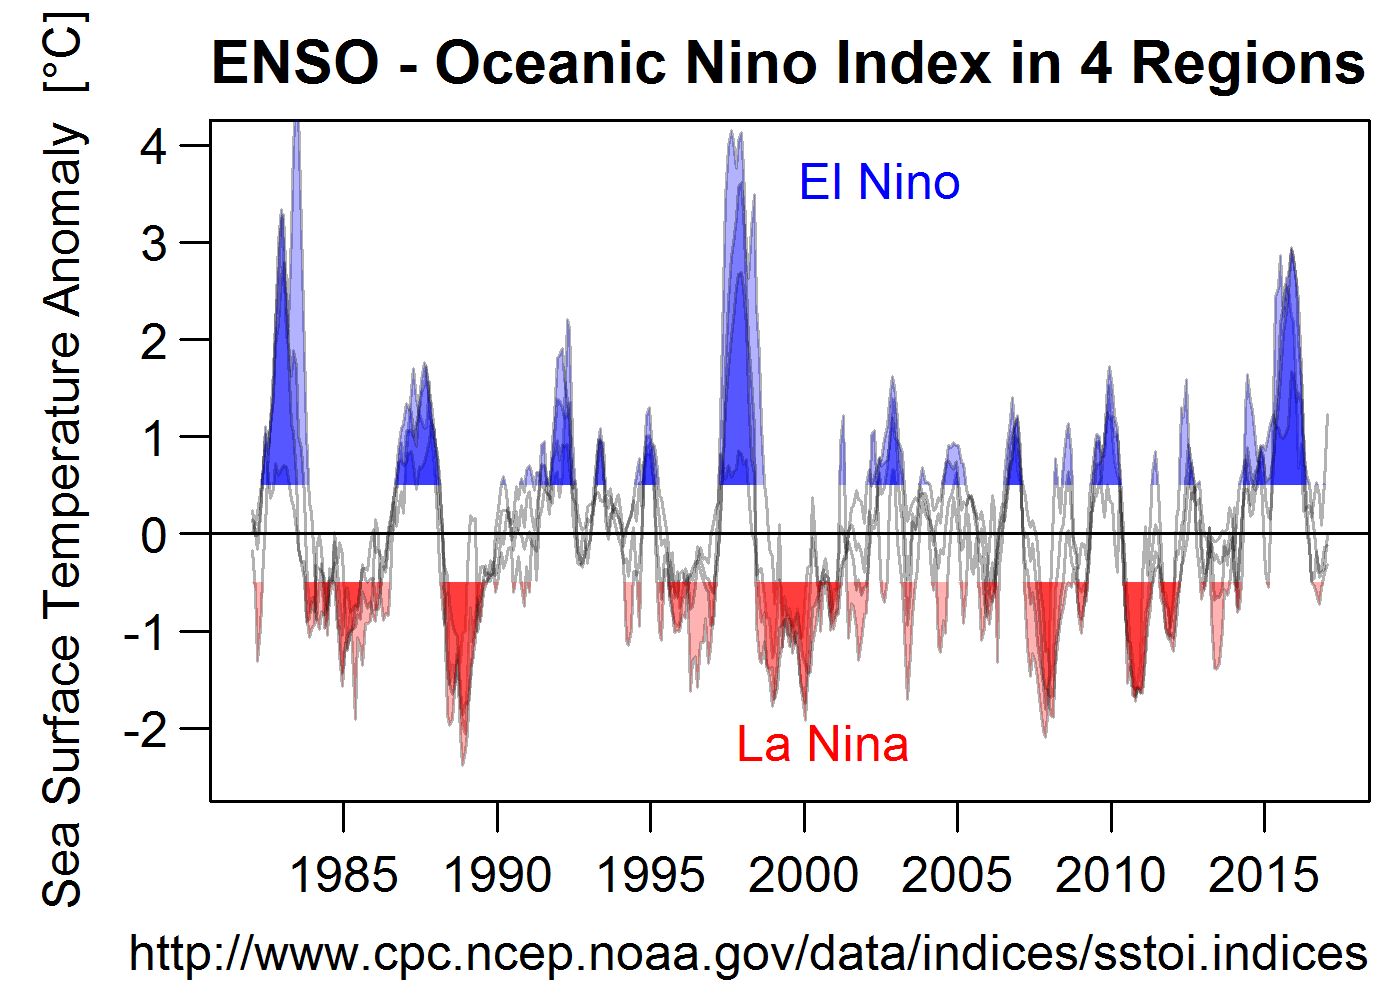

Here is the R script that generated this plot:
# El Nino plot, color intensity signifies how many regions show a strong anomaly
# Berry Boessenkool, Feb 2017, [email redacted]

# Data ----

# Oceanic Nino Index: Sea surface temperature (SST):
if(!exists("ONI"))
   ONI <- read.table("http://www.cpc.ncep.noaa.gov/data/indices/sstoi.indices", header=TRUE)
ONI$date <- as.Date(paste(ONI$YR,ONI$MON,15, sep="-"))
# colnames always similar structure:
colnames(ONI)[colnames(ONI)=="ANOM"] <- "ANOM.0"


# Package ----

# install.packages("berryFunctions") 
library(berryFunctions) # for function addAlpha


# Plot setup ----

png("ElNino.png", width=7*200, height=5*200, res=300)
par(mar=c(3.3,3.5,2,0.5), mgp=c(2,0.7,0), las=1)
plot(ONI$date, ONI$ANOM.3, type="n", xaxt="n", ylim=c(-2.5, 4),
     ylab="Sea Surface Temperature Anomaly  [\U{00B0}C]", xlab="",
     main="ENSO - Oceanic Nino Index in 4 Regions")
mtext("http://www.cpc.ncep.noaa.gov/data/indices/sstoi.indices", 1, 2, adj=1)
# more date axis labels:
axis.Date(1, at=seq(as.Date("1985-01-01"), max(ONI$date), by="5 year"))
abline(h=0)

# Actually plot polygons and lines ----

for(n in 0:3)
  {
  t <- ONI[,paste0("ANOM.",n)]
  # add lines for all 4 regions in semitranparent color:
  lines(x=ONI$date, t, col=addAlpha("black"))
  # set zeros at the end to avoid weird polygons
  t[length(t)] <- 0
  polygon(x=ONI$date, replace(t, t< 0.5, 0.5), col=addAlpha("blue"), border=NA)
  polygon(x=ONI$date, replace(t, t>-0.5,-0.5), col=addAlpha("red"),  border=NA)
  }
rm(n,t)

# Add explanation right into plot
legend("top",    "        El Nino", text.col="blue", bty="n")
legend("bottom", "La Nina", text.col="red" , bty="n")

dev.off()


# El Nino Region ----

reg <- read.table(header=TRUE, as.is=TRUE, text="
region minlat maxlat minlon maxlon    col lablat lablon
1+2       -10      0    -90    -80  'green'     -5    -85
3          -5      5   -150    -90    'red'      0   -110
4          -5      5   -200   -150   'blue'      0   -190 
3.4        -5      5   -170   -120 'orange'      0   -140 ")
reg$pop <- apply(reg, MARGIN=1, function(x)paste0(names(x[1:5]),": ",x[1:5], collapse="<br>"))

library(leaflet)
map <- leaflet(reg) %>% addTiles() %>% 
 addRectangles(~minlon,~minlat,~maxlon,~maxlat, popup=~pop, col=~col) %>% 
 addLabelOnlyMarkers(~lablon,~lablat,label=~region, labelOptions=
    labelOptions(noHide=T,textsize="14px",offset=c(-5,-10),textOnly=T)) %>%#,
                # style=~list("color"=~col, "font-size"="14px")))  %>% 
 setView(-150, 0, zoom=3)  ; map

# install.packages("mapview")
library(mapview)
# mapshot(map, file="ElNinoMap.png") # this takes a few minutes
